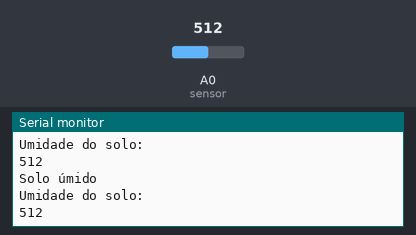
Simulated run of this sketch. Board: Arduino Uno, built with avr-gcc and run on an emulated ATmega328P. Parts: the last lines printed to the serial monitor. Inputs (shaded band) come from the test bench; at power-on: A0 (sensor) = 512.

Above: at 1.8 s.
1.9 s: A0 (sensor) set to 490
At 2.8 s:
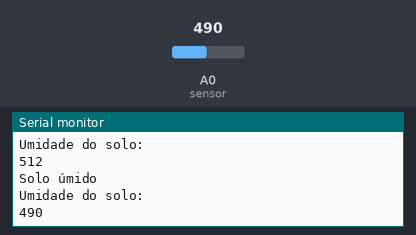
5.5 s: A0 (sensor) set to 290
At 6.8 s:
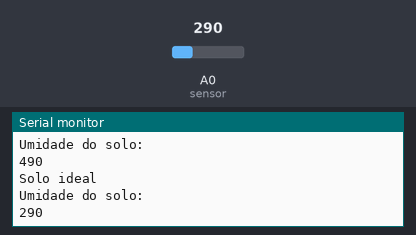
Timing chart, 0 to 8.5 s (numbered marks = the images above; inputs shaded):
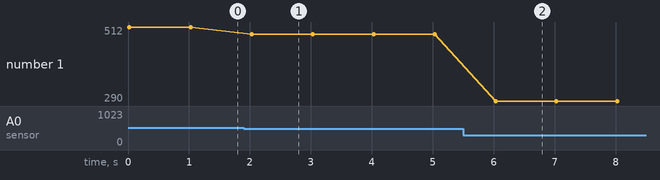

Measured:
- after the input at 1.9 s, the serial monitor: prints a new line after 0.13 s (image 1)
- after the input at 5.5 s, the serial monitor: prints a new line after 0.53 s (image 2)
- plotted number 1: 512 → 490 after the input at 1.9 s, 490 → 290 after the input at 5.5 s

The sketch:

umidade_do_solo1__1_.ino
```cpp
// Biblioteca para cone
#include <SoftwareSerial.h>

int sensor = A0;

void setup()
{
  pinMode(sensor, INPUT);
  Serial.begin(9600);
}

void loop()
{
  // Guarda o valor lido pelo sensor
  int umidade = analogRead(sensor);
  Serial.println("Umidade do solo:");
  Serial.println(umidade);
  delay(1000);

  // Corrigindo as condições if
  if (umidade >= 0 && umidade <= 300) {
    Serial.println("Seco");
  } else if (umidade > 300 && umidade <= 500) {
    Serial.println("Solo ideal");
  } else if (umidade > 500) {
    Serial.println("Solo úmido");
  }
}
```
